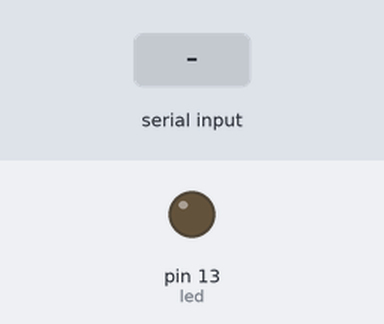
The sketch below on a simulated Arduino Uno, built with avr-gcc and run on an emulated ATmega328P. Shown: output pins drawn as LEDs (lit = HIGH). Inputs (shaded band) come from the test bench.

Above: at 4.8 s.
4.9 s: "1" received over the second serial link
At 7.2 s:
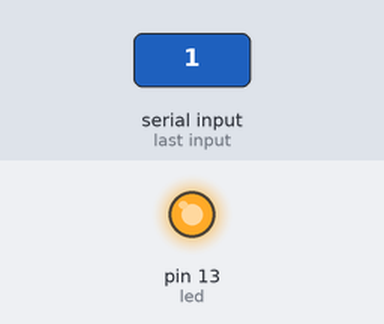
7.6 s: "0" received over the second serial link
At 9.4 s:
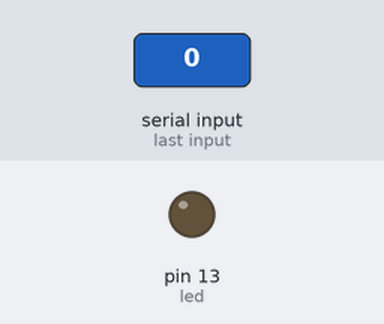
Timing chart, 0 to 10.9 s (numbered marks = the images above; inputs shaded):
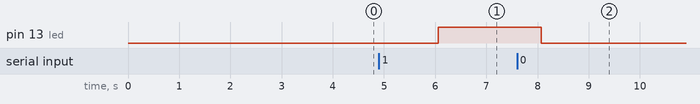

Measured:
- after the input at 4.9 s, pin 13 (led): LOW → HIGH after 1.2 s
- after the input at 7.6 s, pin 13 (led): HIGH → LOW after 0.47 s

The sketch:

bt_at.ino
```cpp
#include <SoftwareSerial.h>

//int gRxPin = 10;
//int gTxPin = 11;

#include <SoftwareSerial.h>

int gRxPin = 10;
int gTxPin = 11;

SoftwareSerial BTSerial(gRxPin, gTxPin);

char inbyte = 0;
int led = 13;

void setup()
{
    //BTSerial.begin(9600);
    Serial.begin(9600);
    BTSerial.begin(9600);
    pinMode(led, OUTPUT);
    //delay(500);
}

void sendAndroidValues()
{
    BTSerial.print('#');
    BTSerial.print('~'); //used as an end of transmission character - used in app for string length
    BTSerial.println();
    delay(10); //added a delay to eliminate missed transmissions
}

void loop()
{
    sendAndroidValues();
    //when serial values have been received this will be true
    if (BTSerial.available() > 0)
    {
        inbyte = BTSerial.read();
        if (inbyte == '0')
        {
            //LED off
            digitalWrite(led, LOW);
        }
        if (inbyte == '1')
        {
            //LED on
            digitalWrite(led, HIGH);
        }
    }
    //delay by 2s. Meaning we will be sent values every 2s approx
    //also means that it can take up to 2 seconds to change LED state
    delay(2000);
}
```
